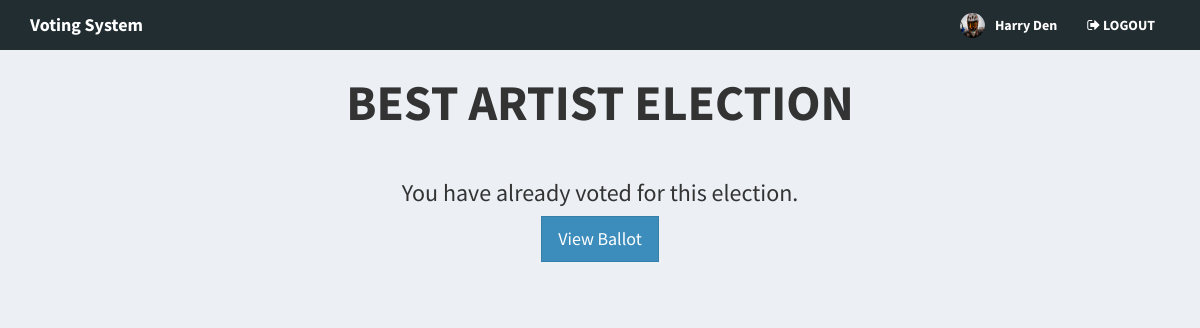
The app's page /home.php (signed in) with its own data.
### tables this page shows
CREATE TABLE IF NOT EXISTS `voters` (
  `id` int(11) NOT NULL AUTO_INCREMENT,
  `voters_id` varchar(15) NOT NULL,
  `password` varchar(60) NOT NULL,
  `firstname` varchar(30) NOT NULL,
  `lastname` varchar(30) NOT NULL,
  `photo` varchar(150) NOT NULL,
  PRIMARY KEY (`id`)
);

### includes/session.php (called while the page is built, shortened)
<?php
	include 'includes/conn.php';
	if(isset($_SESSION['voter'])){
		$sql = "SELECT * FROM voters WHERE id = '".$_SESSION['voter']."'";
		$query = $conn->query($sql);
		$voter = $query->fetch_assoc();
	}
	else{
		header('location: index1.php');
		exit();
	}
?>

### includes/navbar.php (shortened to what this page needs)
<header class="main-header">
  <nav class="navbar navbar-static-top">
    <div class="container">
      <div class="navbar-header">
        <a href="#" class="navbar-brand"><b>Voting System</a>
      </div>
      <div class="navbar-custom-menu">
        <ul class="nav navbar-nav">
          <li class="user user-menu">
            <a href="">
              <img src="<?php echo (!empty($voter['photo'])) ? 'images/'.$voter['photo'] : 'images/profile.jpg' ?>" class="user-image" alt="User Image">
              <span class="hidden-xs"><?php echo $voter['firstname'].' '.$voter['lastname']; ?></span>
            </a>
          </li>
          <li><a href="logout.php"><i class="fa fa-sign-out"></i> LOGOUT</a></li>
        </ul>
      </div>
    </div>
  </nav>
</header>

### records on screen
voters: photo (picture), firstname "Harry", lastname "Den"

### other values on screen
$title "BEST ARTIST ELECTION"
